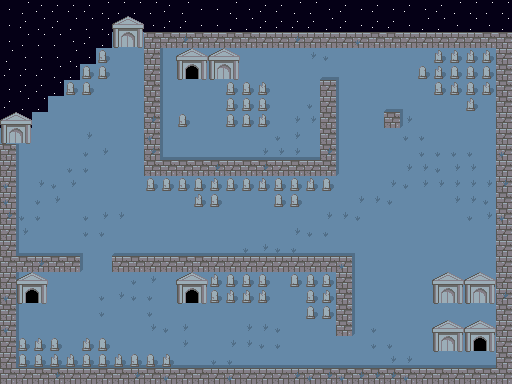

Below is a game level as drawn by its tile map, then a one-line description and the .tmx that defines it (tile-layer data replaced by summaries):
An orthogonal 32x24 tile map with 16x16 px tiles, 3 tile layers (bg, l1, l2) and 50 objects (5x skeleton, door3, door1, door2, door4, ...).

<map version="1.0" orientation="orthogonal" renderorder="right-down" width="32" height="24" tilewidth="16" tileheight="16" nextobjectid="144">
 <tileset firstgid="1" name="graveyard" tilewidth="16" tileheight="16" tilecount="25" columns="5">
  <image source="../assets/pics/graveyard.png" trans="f4bdb0" width="80" height="80" />
 </tileset>
 <layer name="bg" width="32" height="24">
  <properties>
   <property name="layer" type="int" value="0" />
  </properties>
  <data>[768 cells, 767 non-empty, 3 distinct tile ids]</data>
 </layer>
 <layer name="l1" width="32" height="24">
  <properties>
   <property name="layer" type="int" value="1" />
  </properties>
  <data>[768 cells, 677 non-empty, 9 distinct tile ids]</data>
 </layer>
 <layer name="l2" width="32" height="24">
  <properties>
   <property name="layer" type="int" value="2" />
  </properties>
  <data>[768 cells, 238 non-empty, 13 distinct tile ids]</data>
 </layer>
 <objectgroup color="#ffaa00" name="t_doors">
  <properties>
   <property name="layer" type="int" value="1" />
  </properties>
  <object id="101" name="door3" x="176" y="64" width="32" height="16" />
  <object id="102" name="door1" x="16" y="288" width="32" height="16" />
  <object id="103" name="door2" x="176" y="288" width="32" height="16" />
  <object id="104" name="door4" x="464" y="336" width="32" height="16" />
 </objectgroup>
 <objectgroup color="#aa007f" name="s_colliders">
  <properties>
   <property name="layer" type="int" value="1" />
  </properties>
  <object id="52" x="144" y="32" width="368" height="16" />
  <object id="53" x="496" y="48" width="16" height="336" />
  <object id="54" x="0" y="368" width="496" height="16" />
  <object id="55" x="0" y="256" width="16" height="112" />
  <object id="56" x="16" y="256" width="64" height="16" />
  <object id="57" x="112" y="256" width="240" height="16" />
  <object id="58" x="336" y="272" width="16" height="64" />
  <object id="59" x="288" y="272" width="48" height="16" />
  <object id="60" x="304" y="288" width="32" height="32" />
  <object id="61" x="176" y="272" width="96" height="16" />
  <object id="62" x="208" y="288" width="64" height="16" />
  <object id="63" x="16" y="272" width="32" height="16" />
  <object id="66" x="16" y="336" width="48" height="32" />
  <object id="67" x="64" y="352" width="112" height="16" />
  <object id="68" x="80" y="336" width="32" height="16" />
  <object id="69" x="432" y="272" width="64" height="32" />
  <object id="70" x="432" y="320" width="32" height="32" />
  <object id="71" x="464" y="320" width="32" height="16" />
  <object id="72" x="432" y="48" width="64" height="48" />
  <object id="73" x="464" y="96" width="16" height="16" />
  <object id="74" x="416" y="64" width="16" height="16" />
  <object id="75" x="224" y="80" width="48" height="48" />
  <object id="76" x="176" y="48" width="64" height="16" />
  <object id="77" x="208" y="64" width="32" height="16" />
  <object id="78" x="176" y="112" width="16" height="16" />
  <object id="80" x="144" y="48" width="16" height="128" />
  <object id="81" x="160" y="160" width="176" height="16" />
  <object id="82" x="320" y="80" width="16" height="80" />
  <object id="83" x="384" y="112" width="16" height="16" />
  <object id="84" x="0" y="112" width="32" height="32" />
  <object id="86" x="64" y="80" width="32" height="16" />
  <object id="87" x="80" y="64" width="32" height="16" />
  <object id="88" x="96" y="48" width="16" height="16" />
  <object id="89" x="112" y="16" width="32" height="32" />
  <object id="90" x="48" y="80" width="16" height="16" />
  <object id="91" x="32" y="96" width="16" height="16" />
  <object id="93" x="0" y="144" width="16" height="112" />
  <object id="94" x="144" y="176" width="192" height="16" />
  <object id="96" x="272" y="192" width="32" height="16" />
  <object id="97" x="192" y="192" width="32" height="16" />
 </objectgroup>
 <objectgroup color="#00ff00" name="s_spawn">
  <properties>
   <property name="layer" type="int" value="1" />
  </properties>
  <object id="18" name="player" x="64" y="144" width="16" height="16" />
  <object id="120" name="skeleton" x="122.179" y="222.44" width="16" height="16" />
  <object id="121" name="skeleton" x="120.241" y="297.913" width="16" height="16" />
  <object id="122" name="skeleton" x="393.977" y="178.532" width="16" height="16" />
  <object id="123" name="skeleton" x="288.12" y="122.573" width="16" height="16" />
  <object id="143" name="skeleton" x="363.199" y="317.965" width="16" height="16" />
 </objectgroup>
</map>